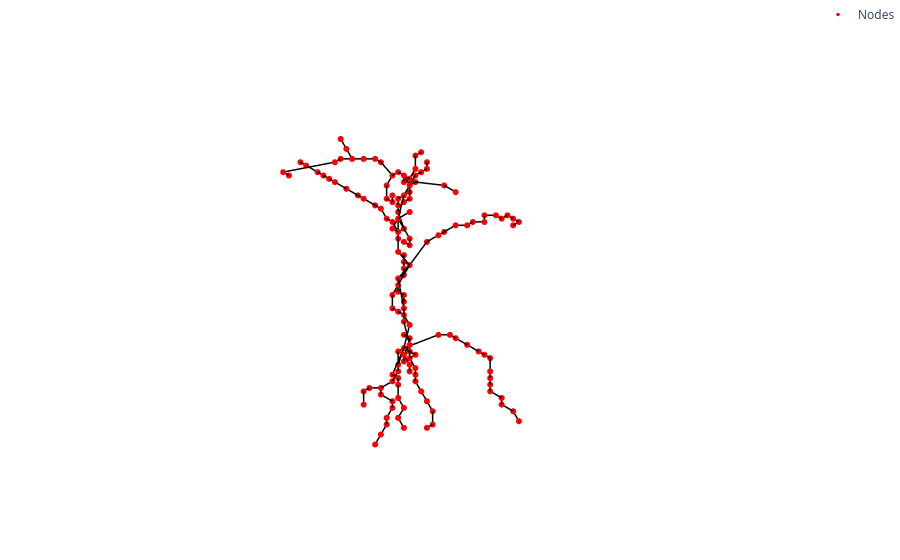

The notebook cell saved with this chart:
### Markdown cell above
## Tomato Pollination: Pepper 0

### Code cell
import numpy as np
import dismech
import os

plant_name = "pepper0"

position = "5"

geom = dismech.GeomParams(
    rod_r0=0.03,
    shell_h=0.0,
)

material = dismech.Material(density=1100,
                            youngs_rod=2.16e7,
                            youngs_shell=0,
                            poisson_rod=0.5,
                            poisson_shell=0)

dyn_sim = dismech.SimParams(static_sim=False,
                                  two_d_sim=True,   # no twisting
                                  use_mid_edge=False,
                                  use_line_search=False,
                                  show_floor=False,
                                  log_data=True,
                                  log_step=1,
                                  dt=1e-2,
                                  max_iter=50,
                                  total_time=5,
                                  plot_step=10,
                                  tol=1e-4,
                                  ftol=1e-4,
                                  dtol=1e-2
                                  )

env = dismech.Environment()
env.add_force('gravity', g=np.array([0.0, 0.0, -9.81]))
env.add_force('damping', eta=100)

input_txt = os.path.join('../tests/resources/tomato_pollination/plants/', f"{plant_name}.txt")
geo = dismech.Geometry.from_txt(input_txt)

robot = dismech.SoftRobot(geom, material, geo, dyn_sim, env)

### Figure 1 — Plotly figure (JSON) as saved in the notebook; plotly's stock layout.template omitted (floating-point values rounded to 4 significant figures; data arrays with more than 128 entries replaced by an {"elided": "..."} marker saying what was removed)
{"data": [{"line": {"color": "black", "width": 3}, "mode": "lines", "showlegend": false, "type": "scatter3d", "x": {"elided": "522 float values"}, "y": {"elided": "522 float values"}, "z": {"elided": "522 float values"}}, {"marker": {"color": "red", "size": 3.5}, "mode": "markers", "name": "Nodes", "type": "scatter3d", "x": {"elided": "175 float values"}, "y": {"elided": "175 float values"}, "z": {"elided": "175 float values"}}], "layout": {"margin": {"b": 0, "l": 0, "r": 0, "t": 0}, "scene": {"aspectmode": "data", "camera": {"projection": {"type": "orthographic"}}, "xaxis": {"visible": false}, "yaxis": {"visible": false}, "zaxis": {"visible": false}}}}
